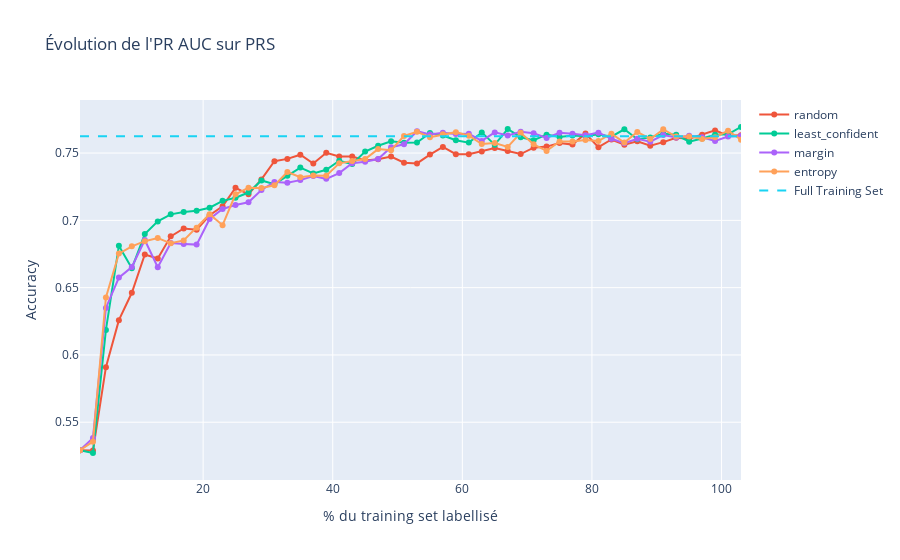
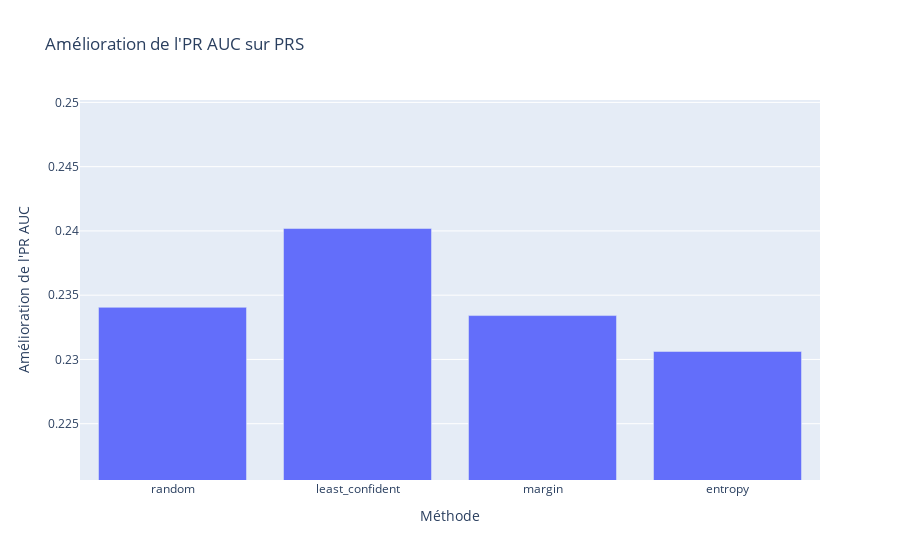

Source (notebook cell) for these figures, in order:
### Code cell
labeled_ratio=0.01 # Nombre d'échantillons labellisés initialement
test_ratio = 0.2  # Proportion du dataset réservée au test
n_iterations = 100 # Nombre d'itérations d'Active Learning
batch_ratio =0.02 # Taille du batch d'échantillons ajoutés à chaque itération
#methods=["random", "least_confident", "margin", "entropy","hybrid","qbc-variance","qbc-entropy","qbc-KL"]
methods=["random", "least_confident", "margin", "entropy"]
model_class=lambda : RandomForestClassifier()
# Créer un comité avec 3 modèles différents
# Liste de modèles pour le comité
models = [
    clone(RandomForestClassifier()),  # Random Forest
    clone(LogisticRegression(max_iter=1000)), # Régression Logistique
    clone(SVC(probability=True)),      # Régression Ridge pour classificati)           # Analyse discriminante quadratique
]
#datasets={"MNIST":(X_MNIST,y_MNIST),"PRS":(X_PRS,y_PRS),"Foot":(X_foot,y_foot)}
datasets={"PRS":(X_PRS,y_PRS)}
METRICS = {
    "MNIST": f1_score,
    "Foot": f1_score,
    "PRS": "PR AUC"  # AUC PRC
}

# Exécution de l'expérience
run_active_learning_experiment_datasets(datasets, METRICS, labeled_ratio, test_ratio, n_iterations, batch_ratio, methods, model_class, models)

### Figure 1 — Plotly figure (JSON) as saved in the notebook; plotly's stock layout.template omitted (floating-point values rounded to 4 significant figures)
{"data": [{"hovertemplate": "<extra></extra>", "legendgroup": "", "line": {"color": "#636efa", "dash": "solid"}, "marker": {"symbol": "circle"}, "mode": "lines", "name": "", "orientation": "v", "showlegend": false, "type": "scatter", "xaxis": "x", "yaxis": "y"}, {"mode": "lines+markers", "name": "random", "type": "scatter", "x": [1, 3, 5, 7.0, 9, 11, 13, 15.0, 17, 19, 21.0, 23, 25, 27, 29.0, 31, 33, 35, 37, 39, 41, 43, 45, 47, 49, 51, 53, 55.0, 57.0, 59, 61, 63, 65, 67, 69, 71.0, 73, 75, 77, 79, 81, 83, 85, 87, 89, 91, 93, 95, 97, 99, 101, 103], "y": [0.5293, 0.529, 0.5909, 0.6258, 0.6462, 0.6746, 0.6716, 0.6881, 0.694, 0.693, 0.7038, 0.7105, 0.7242, 0.7194, 0.7304, 0.7439, 0.7457, 0.7488, 0.7422, 0.7502, 0.7474, 0.7475, 0.7444, 0.7454, 0.7475, 0.7428, 0.7423, 0.7489, 0.7546, 0.7492, 0.7491, 0.7512, 0.7537, 0.7516, 0.7493, 0.754, 0.7548, 0.7575, 0.7563, 0.7646, 0.7543, 0.7601, 0.7562, 0.7588, 0.7554, 0.7581, 0.7614, 0.7606, 0.7636, 0.7669, 0.7629, 0.7633]}, {"mode": "lines+markers", "name": "least_confident", "type": "scatter", "x": [1, 3, 5, 7.0, 9, 11, 13, 15.0, 17, 19, 21.0, 23, 25, 27, 29.0, 31, 33, 35, 37, 39, 41, 43, 45, 47, 49, 51, 53, 55.0, 57.0, 59, 61, 63, 65, 67, 69, 71.0, 73, 75, 77, 79, 81, 83, 85, 87, 89, 91, 93, 95, 97, 99, 101, 103], "y": [0.5293, 0.5271, 0.6186, 0.6811, 0.6644, 0.6898, 0.6992, 0.7045, 0.7061, 0.7071, 0.7094, 0.7145, 0.7168, 0.7207, 0.7297, 0.7268, 0.7331, 0.7392, 0.7349, 0.7376, 0.7443, 0.7418, 0.7511, 0.7554, 0.7587, 0.7576, 0.7579, 0.7649, 0.763, 0.7595, 0.7578, 0.7653, 0.7563, 0.7679, 0.7618, 0.7596, 0.7637, 0.762, 0.7631, 0.7625, 0.764, 0.7622, 0.7677, 0.7602, 0.7617, 0.7644, 0.7636, 0.7585, 0.7608, 0.7637, 0.764, 0.7694]}, {"mode": "lines+markers", "name": "margin", "type": "scatter", "x": [1, 3, 5, 7.0, 9, 11, 13, 15.0, 17, 19, 21.0, 23, 25, 27, 29.0, 31, 33, 35, 37, 39, 41, 43, 45, 47, 49, 51, 53, 55.0, 57.0, 59, 61, 63, 65, 67, 69, 71.0, 73, 75, 77, 79, 81, 83, 85, 87, 89, 91, 93, 95, 97, 99, 101, 103], "y": [0.5293, 0.5384, 0.6349, 0.6575, 0.6653, 0.6854, 0.6652, 0.6832, 0.6825, 0.682, 0.7011, 0.7085, 0.7114, 0.7134, 0.7226, 0.7286, 0.7279, 0.7299, 0.733, 0.7308, 0.7351, 0.7424, 0.7436, 0.7456, 0.7544, 0.7565, 0.7663, 0.7638, 0.7652, 0.7642, 0.7644, 0.759, 0.7654, 0.7631, 0.7658, 0.7647, 0.7612, 0.7651, 0.7643, 0.7632, 0.7652, 0.7606, 0.7573, 0.7606, 0.7585, 0.7634, 0.7615, 0.7629, 0.7617, 0.7589, 0.7623, 0.7627]}, {"mode": "lines+markers", "name": "entropy", "type": "scatter", "x": [1, 3, 5, 7.0, 9, 11, 13, 15.0, 17, 19, 21.0, 23, 25, 27, 29.0, 31, 33, 35, 37, 39, 41, 43, 45, 47, 49, 51, 53, 55.0, 57.0, 59, 61, 63, 65, 67, 69, 71.0, 73, 75, 77, 79, 81, 83, 85, 87, 89, 91, 93, 95, 97, 99, 101, 103], "y": [0.5293, 0.5356, 0.6427, 0.6753, 0.6807, 0.6845, 0.6869, 0.6829, 0.6851, 0.6946, 0.7046, 0.6965, 0.7194, 0.7242, 0.724, 0.726, 0.7359, 0.7321, 0.7333, 0.7332, 0.7424, 0.7442, 0.7455, 0.7529, 0.7521, 0.7627, 0.7658, 0.7617, 0.7639, 0.7655, 0.7629, 0.7567, 0.7575, 0.7546, 0.765, 0.7565, 0.7516, 0.7586, 0.7587, 0.7598, 0.7589, 0.7644, 0.7579, 0.7657, 0.7605, 0.7676, 0.7623, 0.7623, 0.7605, 0.7618, 0.7667, 0.7599]}, {"line": {"dash": "dash"}, "mode": "lines", "name": "Full Training Set", "type": "scatter", "x": [1, 105], "y": [0.7625, 0.7625]}], "layout": {"legend": {"tracegroupgap": 0}, "title": {"text": "Évolution de l'PR AUC sur PRS"}, "xaxis": {"anchor": "y", "domain": [0, 1], "range": [1, 103], "title": {"text": "% du training set labellisé"}}, "yaxis": {"anchor": "x", "domain": [0, 1], "range": [0.5071, 0.7894], "title": {"text": "Accuracy"}}}}

### Figure 2 — Plotly figure (JSON) as saved in the notebook; plotly's stock layout.template omitted (floating-point values rounded to 4 significant figures)
{"data": [{"hovertemplate": "Méthode=%{x}<br>Amélioration de l'PR AUC=%{y}<extra></extra>", "legendgroup": "", "marker": {"color": "#636efa", "pattern": {"shape": ""}}, "name": "", "orientation": "v", "showlegend": false, "textposition": "auto", "type": "bar", "x": ["random", "least_confident", "margin", "entropy"], "xaxis": "x", "y": [0.2341, 0.2402, 0.2334, 0.2306], "yaxis": "y"}], "layout": {"barmode": "relative", "legend": {"tracegroupgap": 0}, "title": {"text": "Amélioration de l'PR AUC sur PRS"}, "xaxis": {"anchor": "y", "domain": [0, 1], "title": {"text": "Méthode"}}, "yaxis": {"anchor": "x", "domain": [0, 1], "range": [0.2206, 0.2502], "title": {"text": "Amélioration de l'PR AUC"}}}}
